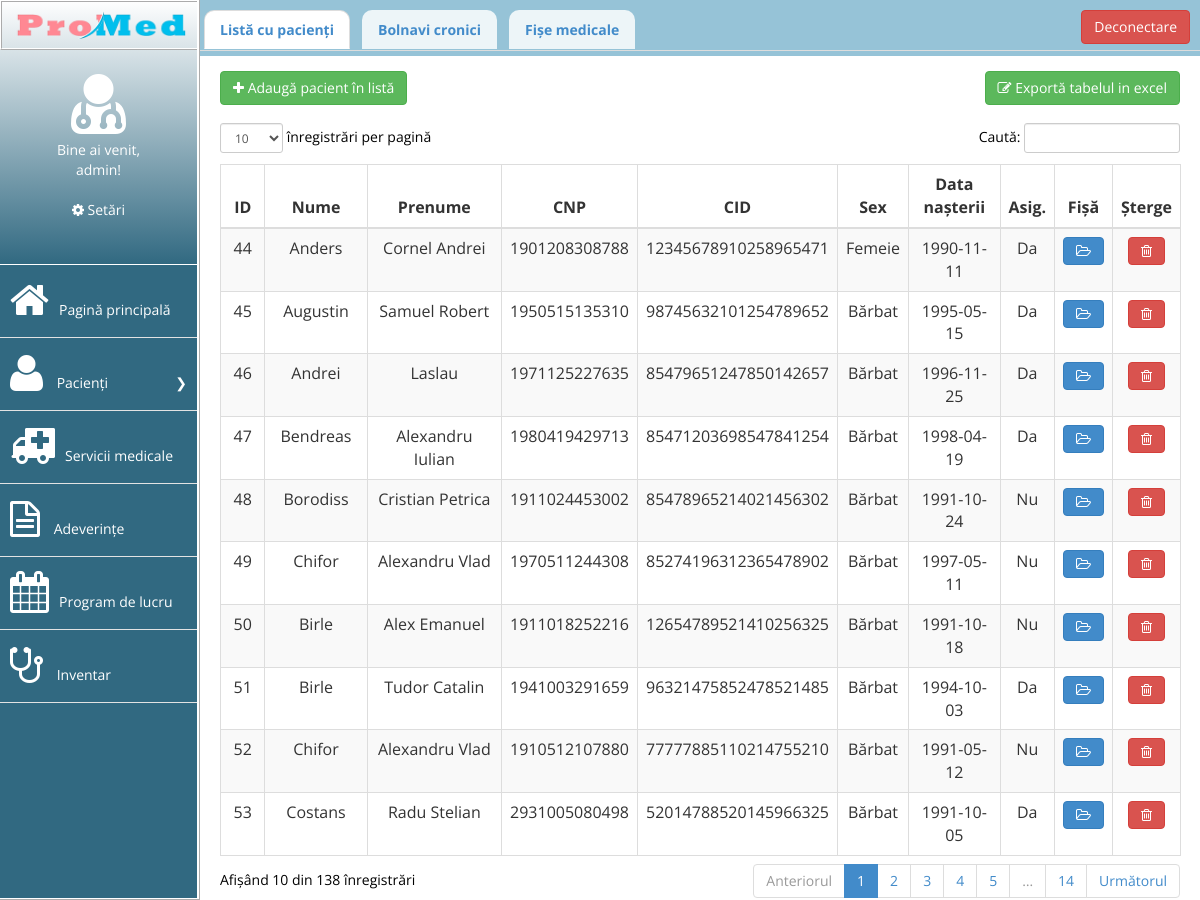
/pacienti/pacienti.php (signed in), run on the app's committed database.
### tables this page shows
CREATE TABLE "pacienti" (
	`id`	INTEGER,
	`nume`	TEXT,
	`prenume`	TEXT,
	`CNP`	TEXT UNIQUE,
	`CID`	TEXT UNIQUE,
	`sex`	INTEGER,
	`datan`	TEXT,
	`asigurat`	INTEGER,
	PRIMARY KEY(`id`)
);

### pacienti/pacienti.php (the view, shortened to what this page needs)
<?php
include("../header.php");
include("../dbconn.php");
?>
<html>
<head>
</head>
<body>
<?php include("../meniu.php");?>
<div class="sheet">
<div class="panel-body">
	<ul class="nav nav-tabs">
    	<li class="active"><a href="#lista" name="lista" data-toggle="tab">Listă cu pacienți</a></li>
    	<li class=""><a href="#bolnavi" name="bolnavi" data-toggle="tab">Bolnavi cronici</a></li>
		<li class=""><a href="#indexfisa" name="indexfisa" data-toggle="tab">Fișe medicale</a></li>
        <a class="btn btn-danger" href="../logout.php" id="logout">Deconectare</a>
	</ul>
</div>
<div class="tab-content">
    <div class="tab-pane fade active in" id="lista">
    	<div class="panou_butoane">
    		<button class="btn btn-success" onclick="lanseaza_modal()"><i class="fa fa-plus "></i>  Adaugă pacient în listă</button>
    		<button class="btn btn-success" style="float:right"><i class="fa fa-edit "></i> Exportă tabelul in excel</button>
    	</div>
    	<div class="panou-tabel">
    	<div class="table-responsive">
                                <table class="table table-striped table-bordered table-hover" id="tabel-cu-pacienti">
                                    <thead>
                                        <tr>
                                            <th>ID</th>
                                            <th>Nume</th>
                                            <th>Prenume</th>
                                            <th>CNP</th>
                                            <th>CID</th>
                                            <th>Sex</th>
                                            <th>Data nașterii</th>
                                            <th>Asig.</th>
                                            <th>Fișă</th>
                                            <th>Șterge</th>
                                        </tr>
                                    </thead>
                                    <tbody>
                                        <?php
                                        $n = 8;
										$result = $conn->prepare("SELECT * FROM pacienti ORDER BY id ASC");
										$result->execute();
										$nr = 0;
										for($j=0; $row = $result->fetch(); $j++){
											$id = $row['id'];
											$nr++;
										?>
										<tr name="<?php echo $id; ?>">
										<?php for($i=0; $i<$n; $i++){ ?>
											<td onclick="lanseaza_modal_editare(<?php echo $id; ?>, <?php echo $nr; ?>)"> <?php echo $row[$i]; ?></td>
										<?php } ?>
											<td><a class="btn btn-primary" name="<?php echo $id; ?>" onclick="open_fisa(this.name);"><i class="fa fa-folder-open-o"></i></a></td>
											<td><a class="btn btn-danger" name="<?php echo $id; ?>" onclick="sterge_pacient(this.name);"><i class="fa fa-trash-o"></i></a></td>
										</tr>
										<?php } ?>
                                    </tbody>
                                </table>
                            </div>
               </div>
    </div>
    <div class="tab-pane fade" id="bolnavi"><?php include("bolnavi.php") ?></div>
    <div class="tab-pane fade" id="indexfisa"><?php include("indexfisa.php") ?></div>
</div>
</div>
</body>
</html>

### data on the page
pacienti: id "44", nume "Anders", prenume "Cornel Andrei", CNP "1901208308788", CID "12345678910258965471", sex "Femeie", datan "1990-11-11", asigurat "Da"
pacienti: id "45", nume "Augustin", prenume "Samuel Robert", CNP "1950515135310", CID "98745632101254789652", sex "Bărbat", datan "1995-05-15", asigurat "Da"
pacienti: id "46", nume "Andrei", prenume "Laslau", CNP "1971125227635", CID "85479651247850142657", sex "Bărbat", datan "1996-11-25", asigurat "Da"
pacienti: id "47", nume "Bendreas", prenume "Alexandru Iulian", CNP "1980419429713", CID "85471203698547841254", sex "Bărbat", datan "1998-04-19", asigurat "Da"
pacienti: id "48", nume "Borodiss", prenume "Cristian Petrica", CNP "1911024453002", CID "85478965214021456302", sex "Bărbat", datan "1991-10-24", asigurat "Nu"
pacienti: id "49", nume "Chifor", prenume "Alexandru Vlad", CNP "1970511244308", CID "85274196312365478902", sex "Bărbat", datan "1997-05-11", asigurat "Nu"
pacienti: id "50", nume "Birle", prenume "Alex Emanuel", CNP "1911018252216", CID "12654789521410256325", sex "Bărbat", datan "1991-10-18", asigurat "Nu"
pacienti: id "51", nume "Birle", prenume "Tudor Catalin", CNP "1941003291659", CID "96321475852478521485", sex "Bărbat", datan "1994-10-03", asigurat "Da"
pacienti: id "52", nume "Chifor", prenume "Alexandru Vlad", CNP "1910512107880", CID "77777885110214755210", sex "Bărbat", datan "1991-05-12", asigurat "Nu"
pacienti: id "53", nume "Costans", prenume "Radu Stelian", CNP "2931005080498", CID "52014788520145966325", sex "Bărbat", datan "1991-10-05", asigurat "Da"

### other printed values
$_SESSION['nume'] "admin"
